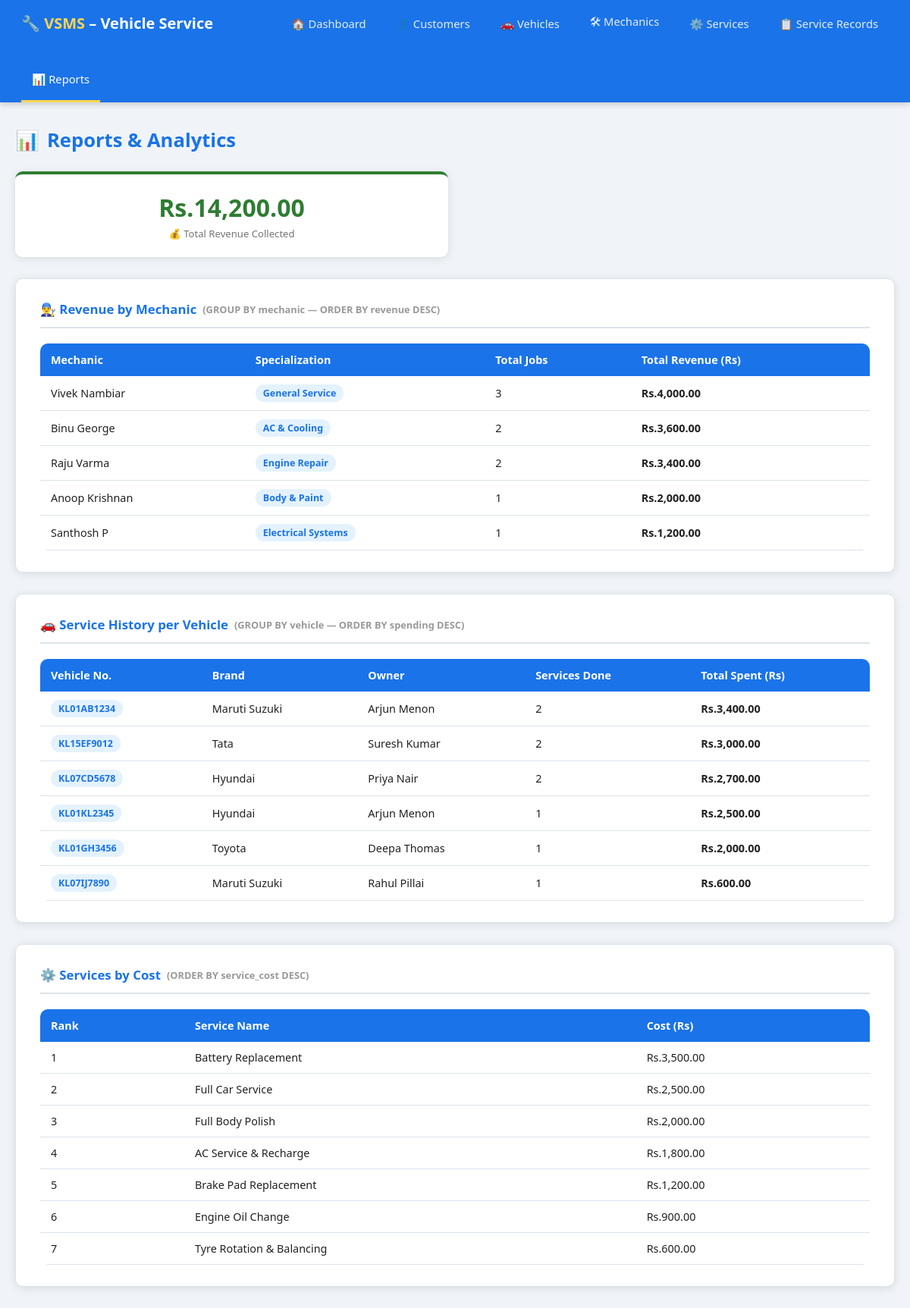
The app's page /reports.php with its own data.
### tables this page shows
CREATE TABLE IF NOT EXISTS Service (
    service_id   INT AUTO_INCREMENT PRIMARY KEY,
    service_name VARCHAR(150)   NOT NULL,
    service_cost DECIMAL(10, 2) NOT NULL
);

### reports.php (the view, shortened to what this page needs)
<?php
require 'includes/db.php';
$mechanic_revenue = $conn->query("
    SELECT m.mechanic_name, m.specialization,
           COUNT(sr.record_id) AS total_jobs,
           SUM(s.service_cost) AS total_revenue
    FROM Service_Record sr
    JOIN Mechanic m ON sr.mechanic_id=m.mechanic_id
    JOIN Service  s ON sr.service_id=s.service_id
    GROUP BY m.mechanic_id, m.mechanic_name, m.specialization
    ORDER BY total_revenue DESC");
$vehicle_spending = $conn->query("
    SELECT v.vehicle_number, v.brand, c.name AS owner,
           COUNT(sr.record_id) AS service_count,
           SUM(s.service_cost) AS total_spent
    FROM Service_Record sr
    JOIN Vehicle  v ON sr.vehicle_id=v.vehicle_id
    JOIN Customer c ON v.customer_id=c.customer_id
    JOIN Service  s ON sr.service_id=s.service_id
    GROUP BY v.vehicle_id, v.vehicle_number, v.brand, c.name
    ORDER BY total_spent DESC");
$service_list = $conn->query("SELECT service_name, service_cost FROM Service ORDER BY service_cost DESC");
$tot = $conn->query("SELECT SUM(s.service_cost) AS total FROM Service_Record sr JOIN Service s ON sr.service_id=s.service_id")->fetch_assoc()['total'];
?>
<!DOCTYPE html><html lang="en"><head>
<title>VSMS - Reports</title><link rel="stylesheet" href="css/style.css">
</head><body>
<?php require 'includes/nav.php';?>
<div class="container">
<div class="page-title"><span class="icon">📊</span> Reports & Analytics</div>
<div class="stats-row" style="grid-template-columns:repeat(2,1fr)">
  <div class="stat-card" style="border-top-color:#2e7d32">
    <div class="stat-value" style="color:#2e7d32">Rs.<?=number_format($tot??0,2)?></div>
    <div class="stat-label">💰 Total Revenue Collected</div>
  </div>
</div>
<div class="card">
<div class="card-header">👨‍🔧 Revenue by Mechanic <small style="color:#999;font-size:.8rem">(GROUP BY mechanic — ORDER BY revenue DESC)</small></div>
<div class="table-wrap"><table>
<thead><tr><th>Mechanic</th><th>Specialization</th><th>Total Jobs</th><th>Total Revenue (Rs)</th></tr></thead>
<tbody>
<?php while($row=$mechanic_revenue->fetch_assoc()):?>
<tr>
  <td><?=htmlspecialchars($row['mechanic_name'])?></td>
  <td><span class="badge"><?=htmlspecialchars($row['specialization'])?></span></td>
  <td><?=$row['total_jobs']?></td>
  <td><strong>Rs.<?=number_format($row['total_revenue'],2)?></strong></td>
</tr>
<?php endwhile;?>
</tbody></table></div>
</div>
<div class="card">
<div class="card-header">🚗 Service History per Vehicle <small style="color:#999;font-size:.8rem">(GROUP BY vehicle — ORDER BY spending DESC)</small></div>
<div class="table-wrap"><table>
<thead><tr><th>Vehicle No.</th><th>Brand</th><th>Owner</th><th>Services Done</th><th>Total Spent (Rs)</th></tr></thead>
<tbody>
<?php while($row=$vehicle_spending->fetch_assoc()):?>
<tr>
  <td><span class="badge"><?=htmlspecialchars($row['vehicle_number'])?></span></td>
  <td><?=htmlspecialchars($row['brand'])?></td>
  <td><?=htmlspecialchars($row['owner'])?></td>
  <td><?=$row['service_count']?></td>
  <td><strong>Rs.<?=number_format($row['total_spent'],2)?></strong></td>
</tr>
<?php endwhile;?>
</tbody></table></div>
</div>
<div class="card">
<div class="card-header">⚙️ Services by Cost <small style="color:#999;font-size:.8rem">(ORDER BY service_cost DESC)</small></div>
<div class="table-wrap"><table>
<thead><tr><th>Rank</th><th>Service Name</th><th>Cost (Rs)</th></tr></thead>
<tbody>
<?php $rank=1; while($row=$service_list->fetch_assoc()):?>
<tr>
  <td><?=$rank++?></td>
  <td><?=htmlspecialchars($row['service_name'])?></td>
  <td>Rs.<?=number_format($row['service_cost'],2)?></td>
</tr>
<?php endwhile;?>
</tbody></table></div>
</div>
</div></body></html>

### css/style.css (style rules this page uses)
:root { --primary:#1a73e8;--primary-dk:#1558b0;--accent:#ff6d00; --success:#2e7d32;--danger:#c62828;--bg:#f0f4f8; --card-bg:#ffffff;--text:#212121;--muted:#757575; --border:#dde3ea;--radius:10px;--shadow:0 2px 12px rgba(0,0,0,.10); }
* { box-sizing:border-box;margin:0;padding:0 }
body { font-family:'Segoe UI',Roboto,Arial,sans-serif;background:var(--bg);color:var(--text);min-height:100vh }
.container { max-width:1200px;margin:32px auto;padding:0 20px }
.page-title { font-size:1.6rem;font-weight:700;margin-bottom:24px;color:var(--primary);display:flex;align-items:center;gap:10px }
.card { background:var(--card-bg);border-radius:var(--radius);box-shadow:var(--shadow);padding:28px 32px;margin-bottom:28px;border:1px solid var(--border) }
.card-header { font-size:1.05rem;font-weight:600;color:var(--primary);margin-bottom:20px;padding-bottom:12px;border-bottom:2px solid var(--border);display:flex;align-items:center;gap:8px }
.table-wrap { overflow-x:auto;border-radius:var(--radius) }
table { width:100%;border-collapse:collapse;font-size:.9rem }
thead th { background:var(--primary);color:#fff;padding:12px 14px;text-align:left;font-weight:600;white-space:nowrap }
tbody tr { border-bottom:1px solid var(--border) }
td { padding:11px 14px;vertical-align:middle }
td .badge { display:inline-block;padding:3px 10px;border-radius:20px;font-size:.78rem;font-weight:600;background:#e3f2fd;color:var(--primary) }
.stats-row { display:grid;grid-template-columns:repeat(4,1fr);gap:18px;margin-bottom:28px }
.stat-card { background:var(--card-bg);border-radius:var(--radius);padding:22px 20px;box-shadow:var(--shadow);border-top:4px solid var(--primary);text-align:center }
.stat-card .stat-value { font-size:2rem;font-weight:700;color:var(--primary) }
.stat-card .stat-label { font-size:.82rem;color:var(--muted);margin-top:4px }

### records on screen
service: service_name "Battery Replacement", service_cost "3,500.00"
service: service_name "Full Car Service", service_cost "2,500.00"
service: service_name "Full Body Polish", service_cost "2,000.00"
service: service_name "AC Service & Recharge", service_cost "1,800.00"
service: service_name "Brake Pad Replacement", service_cost "1,200.00"
service: service_name "Engine Oil Change", service_cost "900.00"
service: service_name "Tyre Rotation & Balancing", service_cost "600.00"

### other values on screen
$label "🏠 Dashboard 👤 Customers 🚗 Vehicles 🛠 Mechanics ⚙️ Services 📋 Service Records 📊 Reports"
$tot "14,200.00"
$row['mechanic_name'] "Vivek Nambiar"
$row['specialization'] "General Service"
$row['total_jobs'] "3"
$row['total_revenue'] "4,000.00"
$row['mechanic_name'] "Binu George"
$row['specialization'] "AC & Cooling"
$row['total_jobs'] "2"
$row['total_revenue'] "3,600.00"
$row['mechanic_name'] "Raju Varma"
$row['specialization'] "Engine Repair"
$row['total_revenue'] "3,400.00"
$row['mechanic_name'] "Anoop Krishnan"
$row['specialization'] "Body & Paint"
